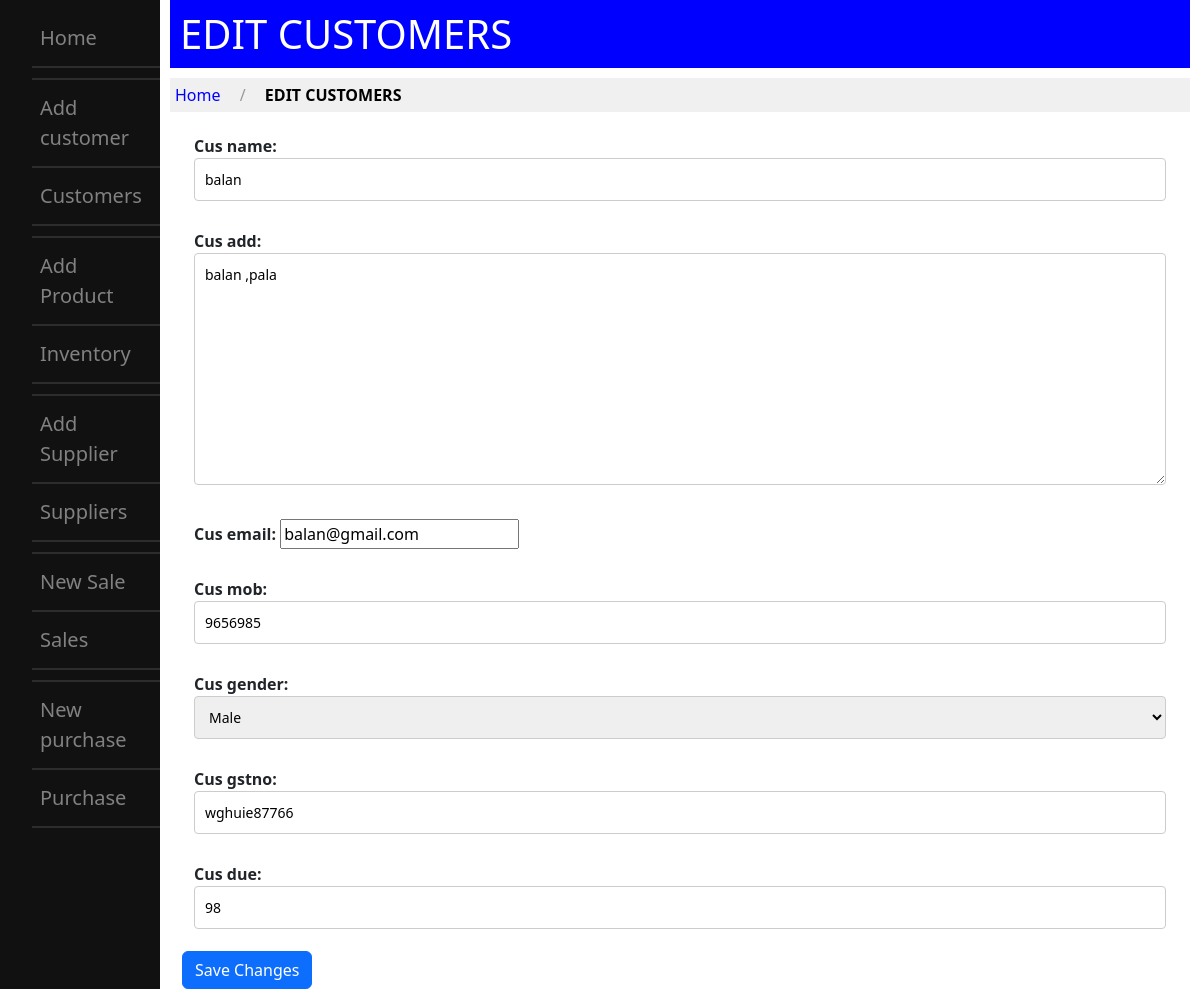
Screenshot of /customer_edit/1 with the database file from the repository.
### movies/models.py (models this page shows, shortened)
class Customer(models.Model):
    GENDER_CHOICES = [
        ('male', 'Male'),
        ('female', 'Female'),
        ('other', 'Other'),
    ]
    cus_name = models.CharField(max_length=100,null=True)
    cus_add = models.TextField(null=True)
    cus_email = models.EmailField(blank=True,)
    cus_email = models.EmailField(blank=True,)
    cus_mob = models.CharField(max_length=15,null=True)
    cus_gender = models.CharField(max_length=10, choices=GENDER_CHOICES)
    cus_gstno= models.CharField(max_length=15,null=True)
    cus_due= models.CharField(max_length=15,null=True)

### movies/views.py (the view)
# urls.py: path('customer_edit/<pk>', views.customer_edit, name='customer_edit'),
def customer_edit(request, pk):
    instance_edit = get_object_or_404(Customer, pk=pk)
    if request.method == 'POST':
        form = CustomerForm(request.POST, instance=instance_edit)
        if form.is_valid():
            form.save()
            return redirect('customer_view')  # Redirect to the customer list page after successful edit
    else:
        form = CustomerForm(instance=instance_edit)
    return render(request, 'customer_edit.html', {'form': form})

### movies/forms.py
class CustomerForm(forms.ModelForm):
    class Meta:
        model = Customer
        fields ='__all__'

### templates/customer_edit.html (shortened to what this page needs)
{% extends 'base_layout.html' %}
{% block content %}
    <div class="main">
<section id="content">
    <main>
        <h1 class="title">EDIT CUSTOMERS</h1>
        <ul class="breadcrumbs">
            <li><a href="{% url 'base' %}">Home  </a></li>
            <li class="divider">/</li>
            <li><a href="#" class="active">EDIT CUSTOMERS</a></li>
        </ul>
        <div class="container-fluid">
    <form method="post">
        {{ form.as_p }}
        <button type="submit" class="btn btn-primary">Save Changes</button>
    </form>
</div>
</main>
</section>
{% endblock content %}

### templates/base_layout.html (style rules this page uses)
.main { margin-left: 160px; padding: 0px 10px; }
li { list-style-type: none; }

### templates/customer_edit.html (style rules this page uses)
.btn { margin-right: 10px; }
label { font-weight: bold; }
input[type="text"], input[type="number"], select, textarea { width: 100%; padding: 10px; border: 1px solid #ccc; border-radius: 4px; box-sizing: border-box; font-size: 14px; }
h1.title { background-color: blue; color: white; padding: 10px; }
ul.breadcrumbs { list-style: none; padding: 0; background-color: #f0f0f0; margin-top: 10px; }
ul.breadcrumbs li { display: inline-block; padding: 5px; }
ul.breadcrumbs li.divider { margin: 0 5px; color: #999; }
ul.breadcrumbs li a { text-decoration: none; color: blue; }
ul.breadcrumbs li a.active { color: black; font-weight: bold; }
p { padding: 6px 12px; }

### rows the page displays
Customer: cus_name "balan", cus_add "balan ,pala", cus_email "balan@gmail.com", cus_mob "9656985", cus_gender "Male", cus_gstno "wghuie87766", cus_due "98"
